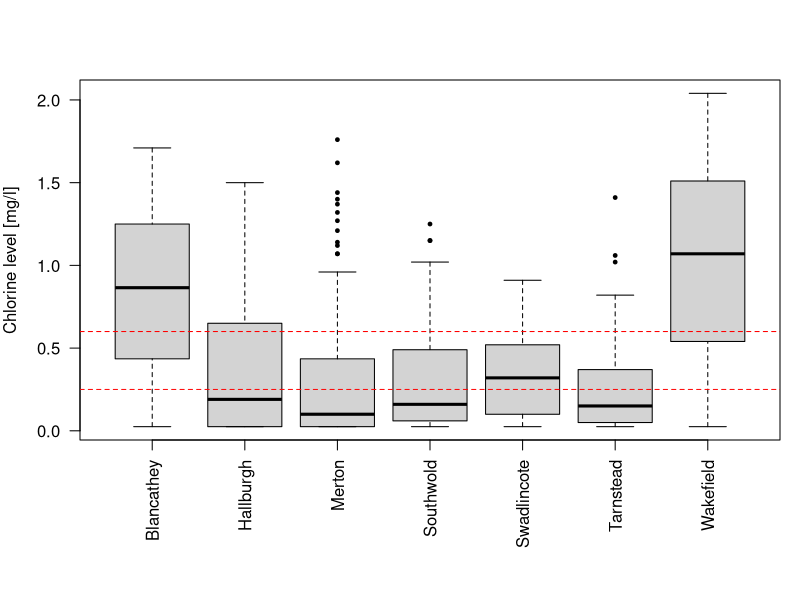
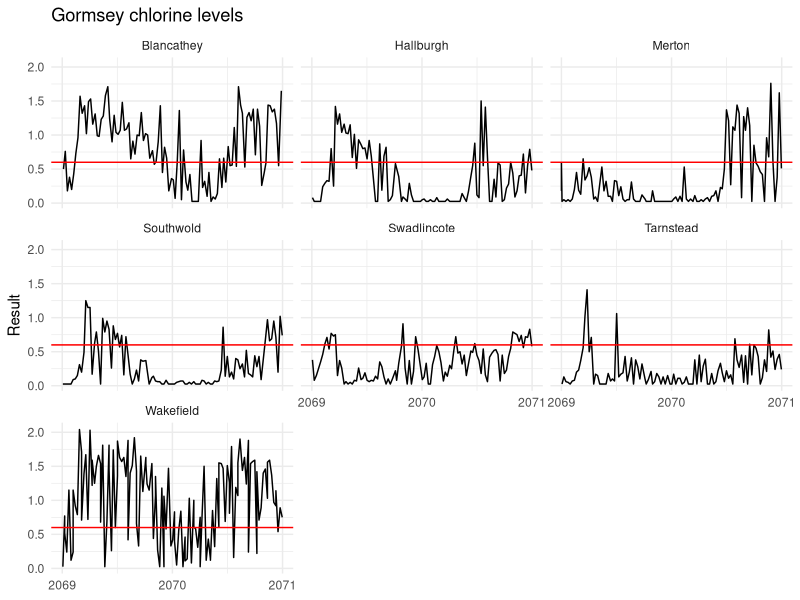

Write the R code that produced these figures, in order. (Note: this script raises an error after producing the figures.)
###########################
#
# R4H2O: 6: SHARING RESULTS
#
###########################

library(tidyverse)
labdata <- read_csv("data/water_quality.csv")
chlorine <- filter(labdata, Measure == "Chlorine Total")

par(mar = c(8, 4, 4, 1))
boxplot(Result ~ Suburb, data = chlorine, pch = 19, cex = .5,
        las = 2, xlab = NULL, ylab = "Chlorine level [mg/l]")
abline(h = c(0.25, 0.6), col = "red", lty = 2)

ggplot(chlorine, aes(Date, Result)) + 
  geom_line() + 
  geom_hline(yintercept = 0.6, col = "red") + 
  scale_x_date(date_breaks = "year", date_labels = "%Y") + 
  facet_wrap(~Suburb) + 
  theme_minimal() + 
  labs(title = "Gormsey chlorine levels", x = NULL)

chlorine_suburb <- group_by(chlorine, Suburb)

chlorine_results <- summarise(chlorine_suburb,
                              Minimum = min(Result),
                              Mean = mean(Result),
                              Max = max(Result),
                              Taste = round(sum(Result > 0.6) / n() * 100))

arrange(chlorine_results, Taste)

arrange(chlorine_results, desc(Taste)) %>%
  top_n(3) %>%
  mutate(across(c(Minimum, Mean, Max), round, 2)) %>% 
  select(Suburb, `Minimum Cl` = Minimum, 'Mean Cl' = Mean,
         `Maximum Cl` = Max, `Negative taste %` = Taste)

(a <- sqrt(777))

round(a) # Show as integer

round(a, digits = 2) # Round to two digits

round(a, digits = -1) # Rounding to a power of ten

floor(a) # Remove all digits

ceiling(a) # Round up to the nearest integer

signif(a, 5) # Show 5 characters

format(2^32, big.mark =",")

format(2^128, big.mark =",")

format(2^128, big.mark =",", scientific = FALSE)

paste("Mean THM value is", round(mean(thm$Result), 2), "Mg/l", sep = ": ")
